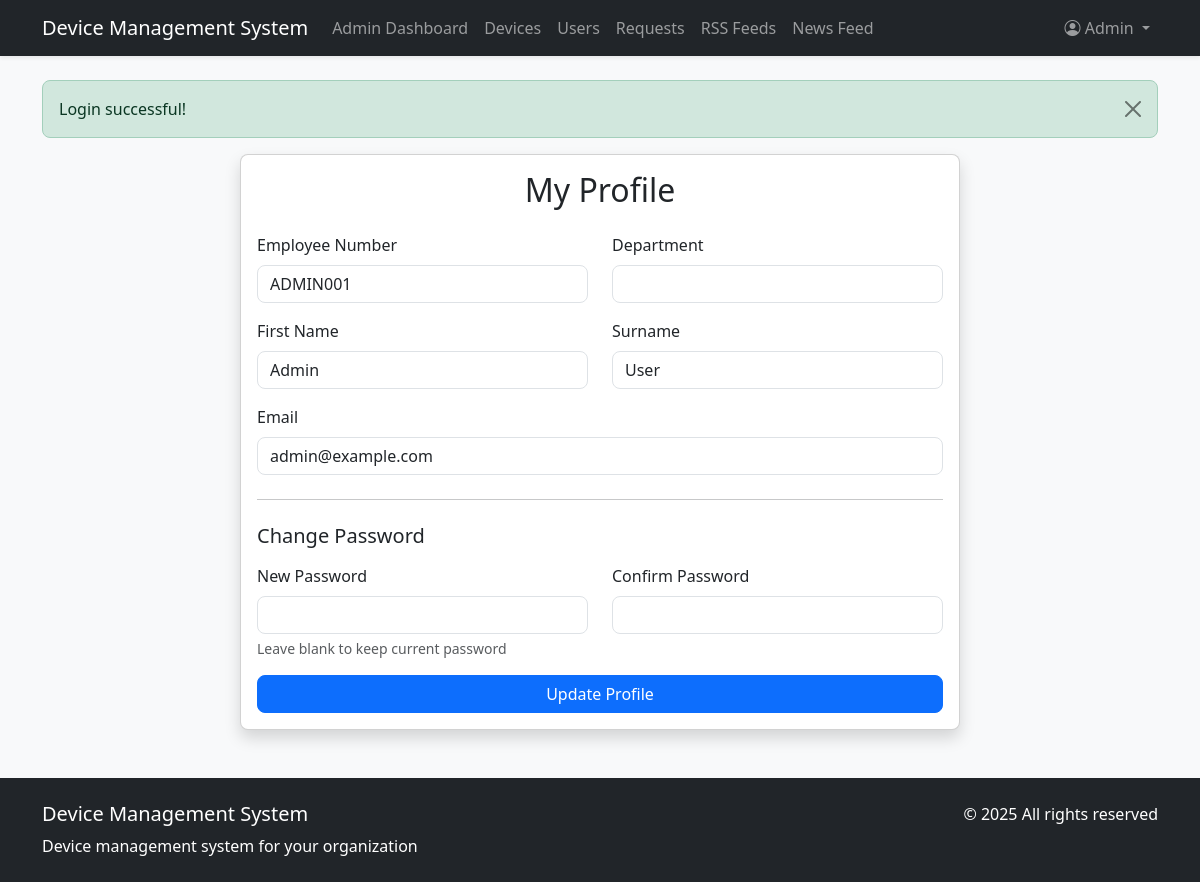
The page /user/profile.php (signed in) on the database its author committed.
### tables this page shows
CREATE TABLE `users` (
  `id` int NOT NULL AUTO_INCREMENT,
  `employee_no` varchar(20) NOT NULL,
  `first_name` varchar(50) NOT NULL,
  `surname` varchar(50) NOT NULL,
  `email` varchar(100) NOT NULL,
  `password_hash` varchar(255) NOT NULL,
  `device_limit` int DEFAULT '1',
  `department` varchar(50) DEFAULT NULL,
  `is_approved` tinyint(1) DEFAULT '0',
  `is_admin` tinyint(1) DEFAULT '0',
  `is_disabled` tinyint(1) DEFAULT '0',
  `created_at` timestamp NULL DEFAULT CURRENT_TIMESTAMP,
  `updated_at` timestamp NULL DEFAULT CURRENT_TIMESTAMP ON UPDATE CURRENT_TIMESTAMP,
  PRIMARY KEY (`id`),
  UNIQUE KEY `employee_no` (`employee_no`),
  UNIQUE KEY `email` (`email`)
);

### includes/functions.php (called while the page is built, shortened)
<?php
require_once 'config.php';
function getUserById($id) {
    global $pdo;
    $stmt = $pdo->prepare("SELECT * FROM users WHERE id = ?");
    $stmt->execute([$id]);
    return $stmt->fetch();
}
?>

### user/profile.php (the view, shortened to what this page needs)
<?php
$userId = $_SESSION['user_id'];
$user = getUserById($userId);
require_once '../includes/header.php';
?>
<div class="container">
    <div class="row justify-content-center">
        <div class="col-md-8">
            <div class="card shadow">
                <div class="card-body">
                    <h2 class="card-title text-center mb-4">My Profile</h2>
                    <form action="<?php echo htmlspecialchars($_SERVER['PHP_SELF']); ?>" method="post">
                        <div class="row">
                            <div class="col-md-6 mb-3">
                                <label for="employee_no" class="form-label">Employee Number</label>
                                <input type="text" class="form-control" id="employee_no"
                                       value="<?php echo htmlspecialchars($user['employee_no']); ?>" readonly>
                            </div>
                            <div class="col-md-6 mb-3">
                                <label for="department" class="form-label">Department</label>
                                <input type="text" class="form-control" id="department" name="department"
                                       value="<?php echo htmlspecialchars($user['department'] ?? ''); ?>">
                            </div>
                        </div>
                        <div class="row">
                            <div class="col-md-6 mb-3">
                                <label for="first_name" class="form-label">First Name</label>
                                <input type="text" class="form-control" id="first_name" name="first_name"
                                       value="<?php echo htmlspecialchars($user['first_name']); ?>" required>
                            </div>
                            <div class="col-md-6 mb-3">
                                <label for="surname" class="form-label">Surname</label>
                                <input type="text" class="form-control" id="surname" name="surname"
                                       value="<?php echo htmlspecialchars($user['surname']); ?>" required>
                            </div>
                        </div>
                        <div class="mb-3">
                            <label for="email" class="form-label">Email</label>
                            <input type="email" class="form-control" id="email" name="email"
                                   value="<?php echo htmlspecialchars($user['email']); ?>" required>
                        </div>
                        <hr class="my-4">
                        <h5 class="mb-3">Change Password</h5>
                        <div class="row">
                            <div class="col-md-6 mb-3">
                                <label for="new_password" class="form-label">New Password</label>
                                <input type="password" class="form-control" id="new_password" name="new_password">
                                <div class="form-text">Leave blank to keep current password</div>
                            </div>
                            <div class="col-md-6 mb-3">
                                <label for="confirm_password" class="form-label">Confirm Password</label>
                                <input type="password" class="form-control" id="confirm_password" name="confirm_password">
                            </div>
                        </div>
                        <div class="d-grid">
                            <button type="submit" class="btn btn-primary">Update Profile</button>
                        </div>
                    </form>
                </div>
            </div>
        </div>
    </div>
</div>
<?php
require_once '../includes/footer.php';
?>

### assets/css/style.css (style rules this page uses)
body { background-color: #f8f9fa; min-height: 100vh; display: flex; flex-direction: column; }
.card { border-radius: 0.5rem; box-shadow: 0 0.125rem 0.25rem rgba(0, 0, 0, 0.075); }
.form-control, .form-select, .btn { border-radius: 0.5rem; }

### rows shown on the page
users: employee_no "ADMIN001", first_name "Admin", surname "User", email "admin@example.com"

### other values the page prints
APP_NAME "Device Management System"
$_SESSION['first_name'] "Admin"
$_SESSION['message'] "Login successful!"
